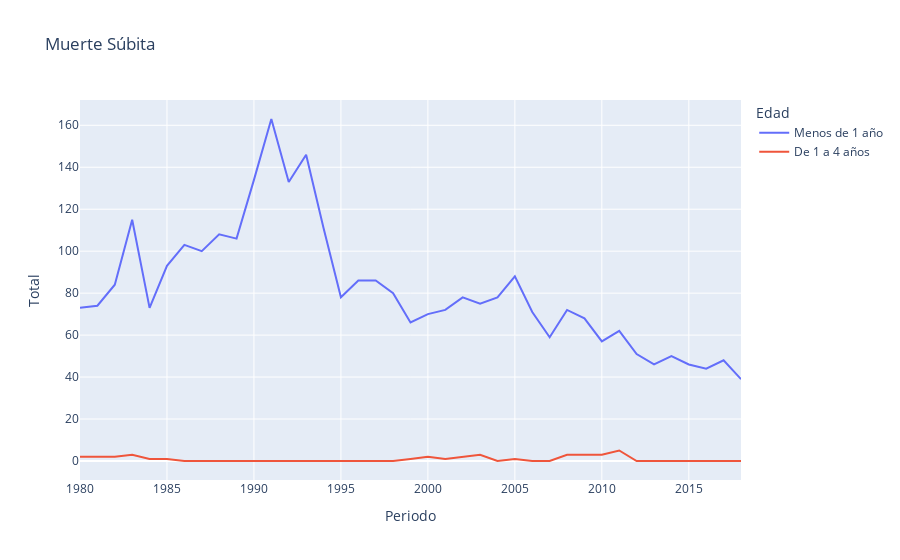

Here is the notebook cell this chart was saved with:
### Code cell
px.line(deaths_edades.sort_values('Periodo'), 
       x = 'Periodo', 
       y = 'Total',
       color = 'Edad',
       title='Muerte Súbita',
       )

### Figure 1 — Plotly figure (JSON) as saved in the notebook; plotly's stock layout.template omitted (floating-point values rounded to 4 significant figures)
{"data": [{"hovertemplate": "Edad=Menos de 1 año<br>Periodo=%{x}<br>Total=%{y}<extra></extra>", "legendgroup": "Menos de 1 año", "line": {"color": "#636efa", "dash": "solid"}, "marker": {"symbol": "circle"}, "mode": "lines", "name": "Menos de 1 año", "orientation": "v", "showlegend": true, "type": "scatter", "x": [1980, 1981, 1982, 1983, 1984, 1985, 1986, 1987, 1988, 1989, 1990, 1991, 1992, 1993, 1994, 1995, 1996, 1997, 1998, 1999, 2000, 2001, 2002, 2003, 2004, 2005, 2006, 2007, 2008, 2009, 2010, 2011, 2012, 2013, 2014, 2015, 2016, 2017, 2018], "xaxis": "x", "y": [73, 74, 84, 115, 73, 93, 103, 100, 108, 106, 134, 163, 133, 146, 111, 78, 86, 86, 80, 66, 70, 72, 78, 75, 78, 88, 71, 59, 72, 68, 57, 62, 51, 46, 50, 46, 44, 48, 39], "yaxis": "y"}, {"hovertemplate": "Edad=De 1 a 4 años<br>Periodo=%{x}<br>Total=%{y}<extra></extra>", "legendgroup": "De 1 a 4 años", "line": {"color": "#EF553B", "dash": "solid"}, "marker": {"symbol": "circle"}, "mode": "lines", "name": "De 1 a 4 años", "orientation": "v", "showlegend": true, "type": "scatter", "x": [1980, 1981, 1982, 1983, 1984, 1985, 1986, 1987, 1988, 1989, 1990, 1991, 1992, 1993, 1994, 1995, 1996, 1997, 1998, 1999, 2000, 2001, 2002, 2003, 2004, 2005, 2006, 2007, 2008, 2009, 2010, 2011, 2012, 2013, 2014, 2015, 2016, 2017, 2018], "xaxis": "x", "y": [2, 2, 2, 3, 1, 1, 0, 0, 0, 0, 0, 0, 0, 0, 0, 0, 0, 0, 0, 1, 2, 1, 2, 3, 0, 1, 0, 0, 3, 3, 3, 5, 0, 0, 0, 0, 0, 0, 0], "yaxis": "y"}], "layout": {"legend": {"title": {"text": "Edad"}, "tracegroupgap": 0}, "title": {"text": "Muerte Súbita"}, "xaxis": {"anchor": "y", "domain": [0, 1], "title": {"text": "Periodo"}}, "yaxis": {"anchor": "x", "domain": [0, 1], "title": {"text": "Total"}}}}
